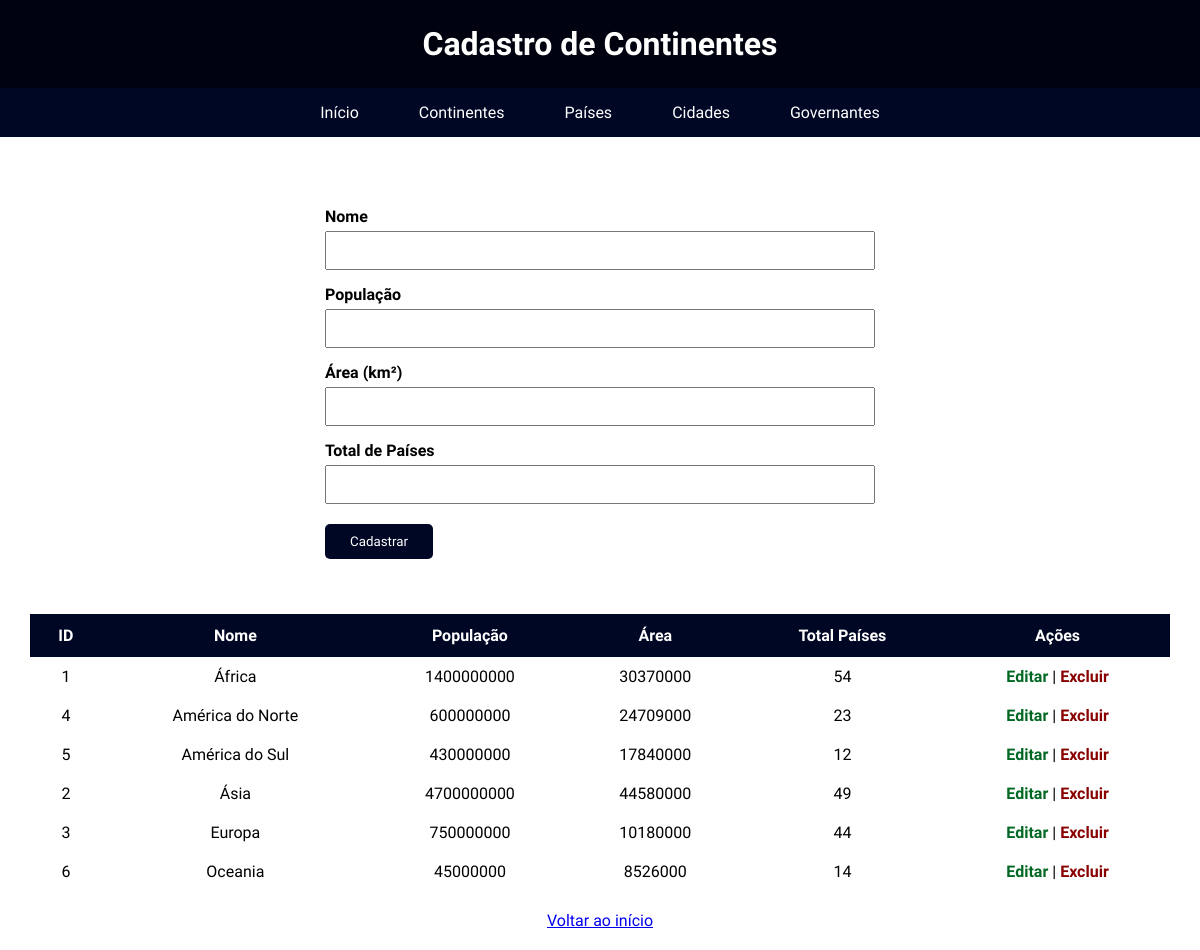
The page /continentes.php on the database its author committed.
### tables this page shows
create table tb_continentes(
id_continente int primary key not null auto_increment,
nome varchar(100) not null,
populacao bigint not null,
area int not null,
qtd_paises int not null
);

### continentes.php (the view, shortened to what this page needs)
<?php
include("conexao.php");
$editar=false;
$id=$nome=$pop=$area=$total="";
?>
<!DOCTYPE html>
<html lang="pt-br">
<head>
<link rel="stylesheet" href="css/css_mundo.css">
</head>
<body>
<header><h1>Cadastro de Continentes</h1></header>
<nav>
    <ul>
        <li><a href="index.php">Início</a></li>
        <li><a href="continentes.php">Continentes</a></li>
        <li><a href="paises.php">Países</a></li>
        <li><a href="cidades.php">Cidades</a></li>
        <li><a href="governantes.php">Governantes</a></li>
    </ul>
</nav>
<form method="post" onsubmit="return validarFormulario();">
<label>Nome</label>
<input type="text" name="nome" required value="<?= htmlspecialchars($nome) ?>">
<label>População</label>
<input type="number" name="populacao" required value="<?= $pop ?>">
<label>Área (km²)</label>
<input type="number" step="0.01" name="area" required value="<?= $area ?>">
<label>Total de Países</label>
<input type="number" name="qtd_paises" required value="<?= $total ?>">
<button type="submit" name="salvar">
<?= $editar ? "Atualizar" : "Cadastrar" ?>
</button>
</form>
<table>
<tr>
<th>ID</th>
<th>Nome</th>
<th>População</th>
<th>Área</th>
<th>Total Países</th>
<th>Ações</th>
</tr>
<?php
$res=mysqli_query($conexao,"SELECT * FROM tb_continentes ORDER BY nome");
while($c=mysqli_fetch_assoc($res)){
echo "<tr>
<td>{$c['id_continente']}</td>
<td>{$c['nome']}</td>
<td>{$c['populacao']}</td>
<td>{$c['area']}</td>
<td>{$c['qtd_paises']}</td>
<td>
<a class='editar' href='continentes.php?editar={$c['id_continente']}'>Editar</a> |
<a class='excluir' onclick='return confirmarExclusao()' href='continentes.php?excluir={$c['id_continente']}'>Excluir</a>
</td>
</tr>";
}
?>
</table>
<p style="text-align:center;margin:20px;">
<a href="index.php">Voltar ao início</a>
</p>
</body>
</html>

### css/css_mundo.css (style rules this page uses)
* { margin:0; padding:0; box-sizing:border-box; font-family: "Asap", sans-serif; }
body { background-image:url("imgs/fundo.jpg"); background-repeat: no-repeat; background-size: cover; background-attachment: fixed; }
header { background:#00030f; color:white; text-align:center; padding:25px; font-weight: 700; font-variation-settings: "wdth" 100; }
nav { background:#000724; }
nav ul { list-style:none; display:flex; justify-content:center; }
nav ul li { margin:0 15px; }
nav ul li a { display:block; color:white; text-decoration:none; padding:15px; transition:.3s; }
form { background:#ffffff8e; width:600px; max-width:95%; margin:30px auto; padding:25px; border-radius:10px; box-shadow:#ffffff3d; }
label { display:block; margin-top:15px; margin-bottom:5px; font-weight:bold; border-radius: 10px; }
input, select { width:100%; padding:10px; }
button { margin-top:20px; padding:10px 25px; background:#000724; color:white; border:none; border-radius:5px; cursor:pointer; }
table { width:95%; margin:auto; border-collapse:collapse; background:#ffffff8e; margin-top:30px; border-radius: 20px; }
table th { background:#000724; color:white; padding:12px; }
table td { padding:10px; text-align:center; }
table tr:nth-child(even) { background:#ffffff8e; }
.editar { color:#006823; text-decoration:none; font-weight:bold; }
.excluir { color:#880000; text-decoration:none; font-weight:bold; }

### rows shown on the page
tb_continentes: id_continente "1", nome "África", populacao "1400000000", area "30370000", qtd_paises "54"
tb_continentes: id_continente "4", nome "América do Norte", populacao "600000000", area "24709000", qtd_paises "23"
tb_continentes: id_continente "5", nome "América do Sul", populacao "430000000", area "17840000", qtd_paises "12"
tb_continentes: id_continente "2", nome "Ásia", populacao "4700000000", area "44580000", qtd_paises "49"
tb_continentes: id_continente "3", nome "Europa", populacao "750000000", area "10180000", qtd_paises "44"
tb_continentes: id_continente "6", nome "Oceania", populacao "45000000", area "8526000", qtd_paises "14"
